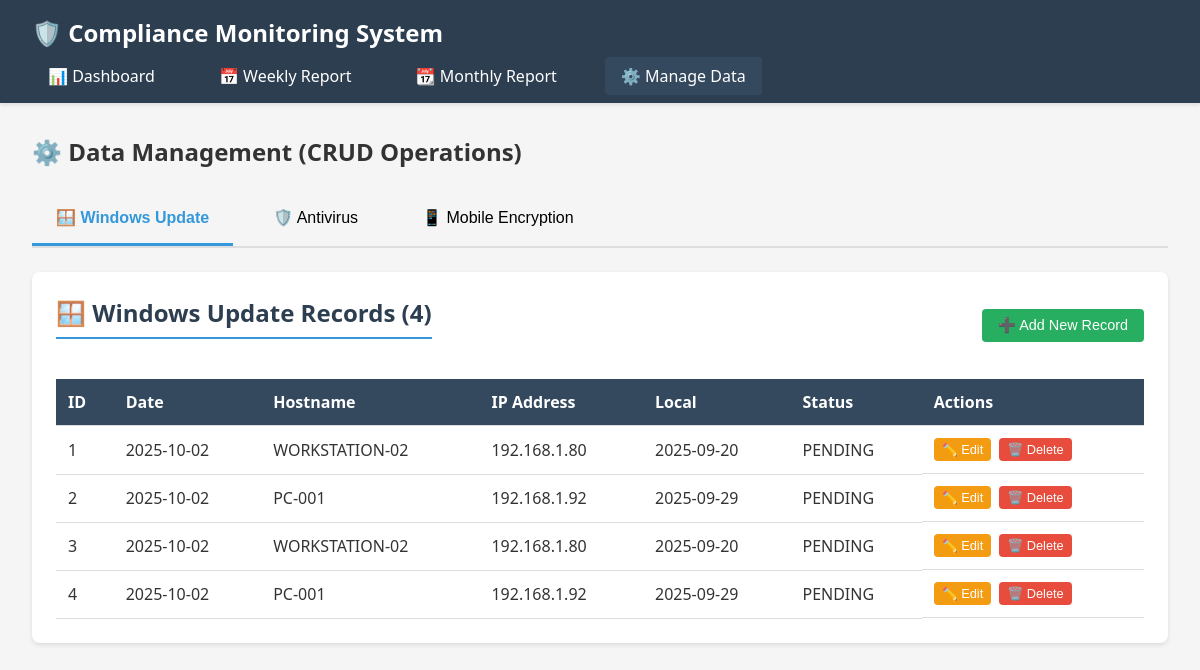
/manage, run on the app's committed database.
### app.py (models this page shows)
class WindowsUpdateDevice(db.Model):
    __tablename__ = 'windows_update'
    id = db.Column(db.Integer, primary_key=True)
    hostname = db.Column(db.String(100), nullable=False)
    username = db.Column(db.String(100))
    ip_address = db.Column(db.String(50))
    local = db.Column(db.String(50))
    types = db.Column(db.String(50))
    status = db.Column(db.String(50))
    recorded_date = db.Column(db.Date, default=datetime.utcnow().date)
    created_at = db.Column(db.DateTime, default=datetime.utcnow)

### app.py (the view)
@app.route('/manage')
def manage():
    windows_all = WindowsUpdateDevice.query.order_by(WindowsUpdateDevice.recorded_date.desc()).all()
    antivirus_all = AntivirusDevice.query.order_by(AntivirusDevice.recorded_date.desc()).all()
    mobile_all = MobileEncryptionDevice.query.order_by(MobileEncryptionDevice.recorded_date.desc()).all()
    windows_dict = [{
        'id': d.id,
        'hostname': d.hostname,
        'username': d.username,
        'ip_address': d.ip_address,
        'local': d.local,
        'types': d.types,
        'status': d.status,
        'recorded_date': d.recorded_date.strftime('%Y-%m-%d') if d.recorded_date else ''
    } for d in windows_all]
    antivirus_dict = [{
        'id': d.id,
        'hostname': d.hostname,
        'username': d.username,
        'ip_address': d.ip_address,
        'local': d.local,
        'types': d.types,
        'status': d.status,
        'recorded_date': d.recorded_date.strftime('%Y-%m-%d') if d.recorded_date else ''
    } for d in antivirus_all]
    mobile_dict = [{
        'id': d.id,
        'hostname': d.hostname,
        'username': d.username,
        'ip_address': d.ip_address,
        'local': d.local,
        'types': d.types,
        'status': d.status,
        'recorded_date': d.recorded_date.strftime('%Y-%m-%d') if d.recorded_date else ''
    } for d in mobile_all]
    return render_template('manage.html',
                         windows_all=windows_all,
                         antivirus_all=antivirus_all,
                         mobile_all=mobile_all,
                         windows_dict=windows_dict,
                         antivirus_dict=antivirus_dict,
                         mobile_dict=mobile_dict)

### templates/manage.html (shortened to what this page needs)
{% extends "base.html" %}  {% block content %}
<h2 style="margin-bottom: 1.5rem">⚙️ Data Management (CRUD Operations)</h2>
<div class="tab-buttons">
  <button
    class="tab-btn active"
    onclick="switchTab('windows')"
    id="tab-btn-windows"
  >
    🪟 Windows Update
  </button>
  <button
    class="tab-btn"
    onclick="switchTab('antivirus')"
    id="tab-btn-antivirus"
  >
    🛡️ Antivirus
  </button>
  <button class="tab-btn" onclick="switchTab('mobile')" id="tab-btn-mobile">
    📱 Mobile Encryption
  </button>
</div>
<div id="tab-windows" class="tab-content active">
  <div class="card">
    <div
      style="
        display: flex;
        justify-content: space-between;
        align-items: center;
        margin-bottom: 1.5rem;
      "
    >
      <h2>🪟 Windows Update Records ({{ windows_all|length }})</h2>
      <button
        class="btn btn-success"
        onclick="openAddModal('windows')"
        id="add-windows-btn"
      >
        ➕ Add New Record
      </button>
    </div>
    {% if windows_all %}
    <table id="windows-manage-table">
      <thead>
        <tr>
          <th>ID</th>
          <th>Date</th>
          <th>Hostname</th>
          <th>IP Address</th>
          <th>Local</th>
          <th>Status</th>
          <th>Actions</th>
        </tr>
      </thead>
      <tbody>
        {% for device in windows_all %}
        <tr>
          <td id="windows-id-{{ device.id }}">{{ device.id }}</td>
          <td id="windows-date-{{ device.id }}">
            {{ device.recorded_date.strftime('%Y-%m-%d') }}
          </td>
          <td id="windows-device-{{ device.id }}">{{ device.hostname }}</td>
          <td id="windows-ip-{{ device.id }}">{{ device.ip_address }}</td>
          <td id="windows-update-{{ device.id }}">{{ device.local }}</td>
          <td id="windows-status-{{ device.id }}">{{ device.status }}</td>
          <td class="action-buttons">
            <button
              class="btn btn-warning btn-small"
              onclick="openEditModal('windows', {{ device.id }})"
              id="edit-windows-{{ device.id }}"
            >
              ✏️ Edit
            </button>
            <button
              class="btn btn-danger btn-small"
              onclick="deleteRecord('windows', {{ device.id }})"
              id="delete-windows-{{ device.id }}"
            >
              🗑️ Delete
            </button>
          </td>
        </tr>
        {% endfor %}
      </tbody>
    </table>
    {% else %}
    <div class="empty-state">
      <p>No Windows Update records found</p>
    </div>
    {% endif %}
  </div>
</div>
{% endblock %}

### templates/base.html (style rules this page uses)
* { margin: 0; padding: 0; box-sizing: border-box; }
body { font-family: "Segoe UI", Tahoma, Geneva, Verdana, sans-serif; background: #f5f5f5; color: #333; }
.card { background: white; border-radius: 8px; padding: 1.5rem; margin-bottom: 2rem; box-shadow: 0 2px 4px rgba(0, 0, 0, 0.1); }
.card h2 { color: #2c3e50; margin-bottom: 1rem; padding-bottom: 0.5rem; border-bottom: 2px solid #3498db; }
table { width: 100%; border-collapse: collapse; margin-top: 1rem; }
thead { background: #34495e; color: white; }
th, td { padding: 0.75rem; text-align: left; border-bottom: 1px solid #ddd; }
.btn { padding: 0.5rem 1rem; border: none; border-radius: 4px; cursor: pointer; font-size: 0.9rem; transition: all 0.3s; text-decoration: none; display: inline-block; }
.btn-success { background: #27ae60; color: white; }
.btn-danger { background: #e74c3c; color: white; }
.btn-warning { background: #f39c12; color: white; }
.btn-small { padding: 0.25rem 0.5rem; font-size: 0.8rem; }

### templates/manage.html (style rules this page uses)
.action-buttons { display: flex; gap: 0.5rem; }
.tab-buttons { display: flex; gap: 1rem; margin-bottom: 1.5rem; border-bottom: 2px solid #ddd; }
.tab-btn { padding: 1rem 1.5rem; background: none; border: none; border-bottom: 3px solid transparent; cursor: pointer; font-size: 1rem; transition: all 0.3s; }
.tab-btn.active { border-bottom-color: #3498db; color: #3498db; font-weight: 600; }
.tab-content { display: none; }
.tab-content.active { display: block; }

### data on the page
WindowsUpdateDevice: id "1", recorded_date "2025-10-02", hostname "WORKSTATION-02", ip_address "192.168.1.80", local "2025-09-20", status "PENDING"
WindowsUpdateDevice: id "2", recorded_date "2025-10-02", hostname "PC-001", ip_address "192.168.1.92", local "2025-09-29", status "PENDING"
WindowsUpdateDevice: id "3", recorded_date "2025-10-02", hostname "WORKSTATION-02", ip_address "192.168.1.80", local "2025-09-20", status "PENDING"
WindowsUpdateDevice: id "4", recorded_date "2025-10-02", hostname "PC-001", ip_address "192.168.1.92", local "2025-09-29", status "PENDING"

### other printed values
{{ windows_all|length }} "4"
